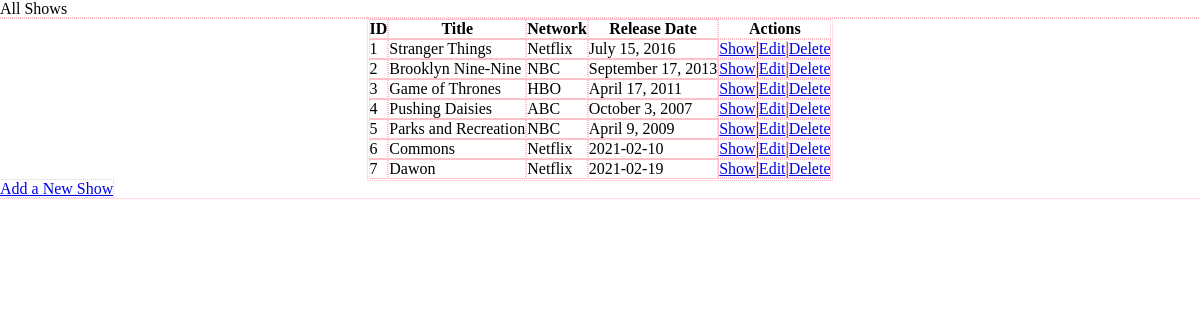
/shows, run on the app's committed database.
### semi_restful_tv_shows/models.py (models this page shows, shortened)
class Show(models.Model):
    title = models.CharField(max_length=255)
    network = models.CharField(max_length=255)
    release_date = models.TextField()
    desc = models.TextField()
    created_at = models.DateTimeField(auto_now_add=True)
    updated_at = models.DateTimeField(auto_now=True)

### semi_restful_tv_shows/views.py (the view)
# urls.py: path("shows", views.read_all),
def read_all(request):#Landing page for read_all
    print("************************ALL SHOWS PAGE************************")
    print(request.POST)
    print("************************ALL SHOWS PAGE************************")
    show = Show.objects.all()
    context = {
        "all_tvShows": show,
    }
    return render (request, "read_all.html", context)

### semi_restful_tv_shows/templates/read_all.html (shortened to what this page needs)
<!DOCTYPE html>
<html lang="en">
    <head>
        {% load static %}
        <link rel="stylesheet" href="{% static 'css/style.css' %}">
    </head>
<body>
    <div class="head">
        <p>All Shows</p>
    </div>
    <div class="shows">
        <table>
            <tr>
            <th>ID</th>
            <th>Title</th>
            <th>Network</th>
            <th>Release Date</th>
            <th>Actions</th>
            </tr>
            {%for show in all_tvShows%}
                <tr>
                    <td> {{show.id}} </td>
                    <td> {{show.title}} </td>
                    <td> {{show.network}} </td>
                    <td> {{show.release_date}} </td>
                    <td><a href="/shows/{{show.id}}">Show</a>|<a href="shows/{{show.id}}/edit">Edit</a>|<a href="#">Delete</a></td>
                </tr>
            {%endfor%}
        </table>
        <a href="shows/new">Add a New Show</a>
    </div>
</body>
</html>

### semi_restful_tv_shows/static/css/style.css (style rules this page uses)
* { margin: 0px auto; padding: 0px; outline: 1px dotted pink; }

### data on the page
Show: id "1", title "Stranger Things", network "Netflix", release_date "July 15, 2016"
Show: id "2", title "Brooklyn Nine-Nine", network "NBC", release_date "September 17, 2013"
Show: id "3", title "Game of Thrones", network "HBO", release_date "April 17, 2011"
Show: id "4", title "Pushing Daisies", network "ABC", release_date "October 3, 2007"
Show: id "5", title "Parks and Recreation", network "NBC", release_date "April 9, 2009"
Show: id "6", title "Commons", network "Netflix", release_date "2021-02-10"
Show: id "7", title "Dawon", network "Netflix", release_date "2021-02-19"
